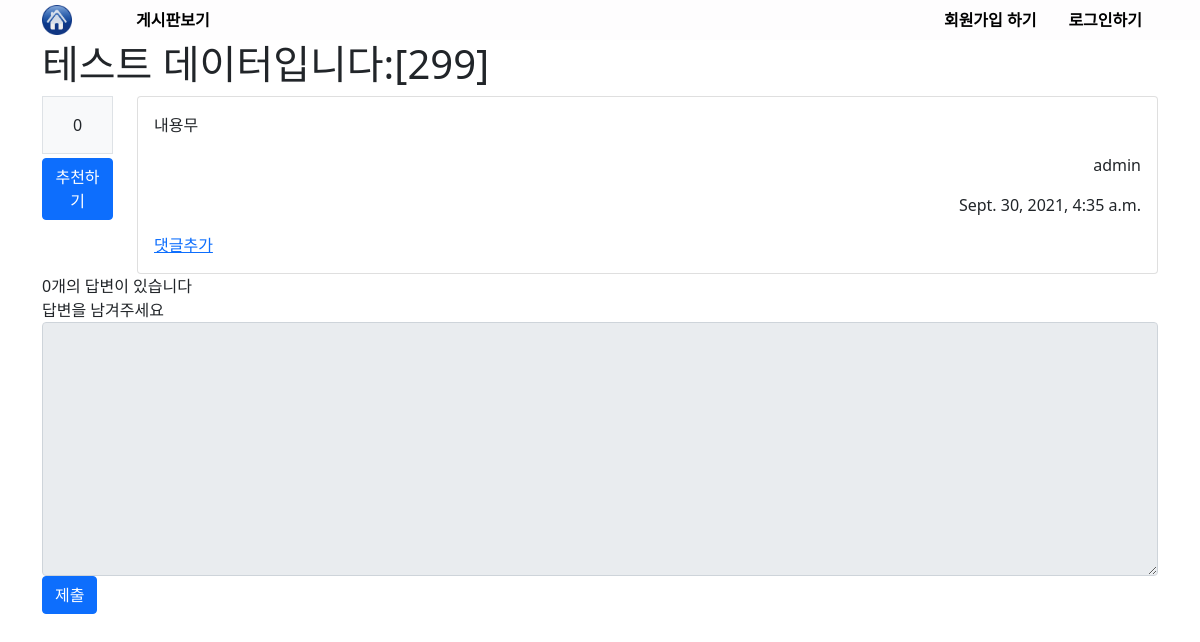
Page /board/309/ on the earlier database version.
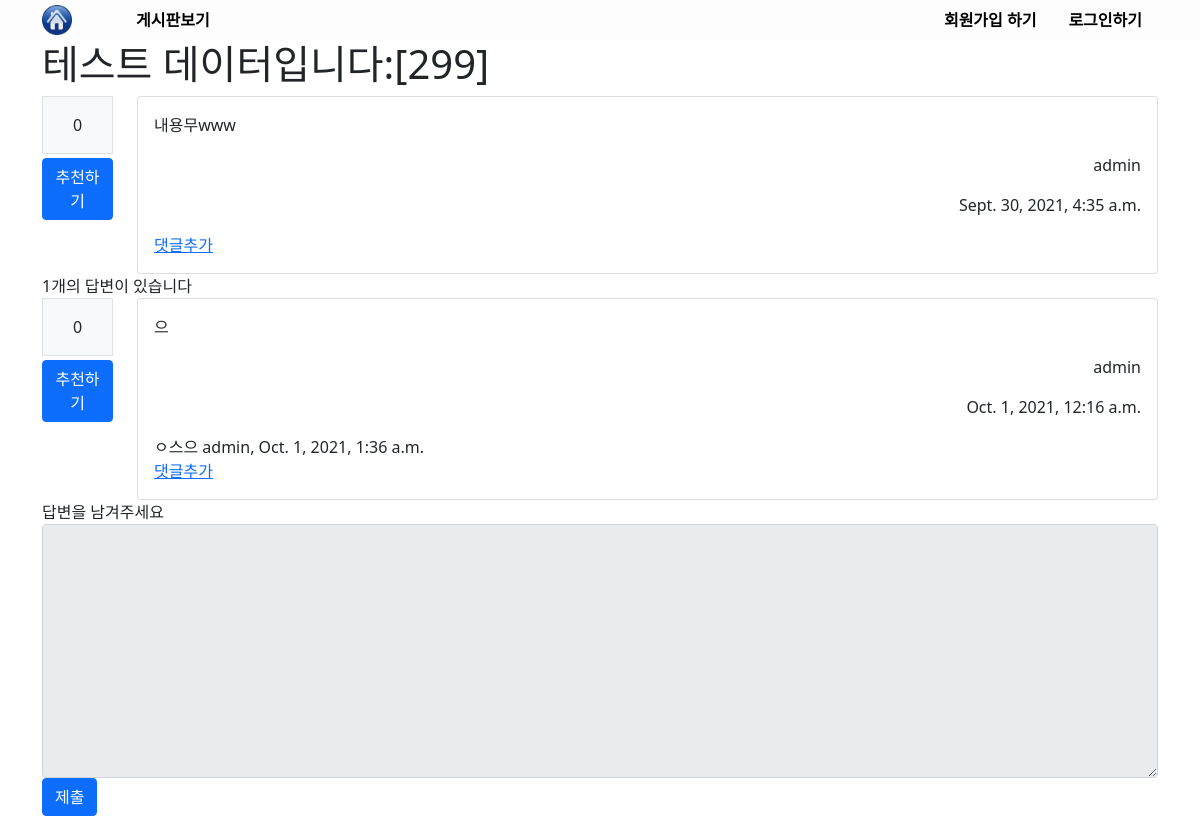
Same page on the later database version.
### board/models.py (models this page shows, shortened)
class Question(models.Model):
  subject = models.CharField(max_length=200)
  content = models.TextField()
  create_date = models.DateTimeField()
  author = models.ForeignKey(User,on_delete=models.CASCADE, related_name='quthor_question')
  modify_date = models.DateTimeField(null=True, blank=True)
  voter = models.ManyToManyField(User,related_name='voter_question')

class Answer(models.Model):
  question = models.ForeignKey(Question,on_delete=models.CASCADE)
  content = models.TextField()
  create_date = models.DateTimeField()
  author = models.ForeignKey(User,on_delete=models.CASCADE, related_name='answer_question')
  modify_date = models.DateTimeField(null=True, blank=True)
  voter = models.ManyToManyField(User,related_name='voter_answer')

class Comment(models.Model):
  author = models.ForeignKey(User, on_delete=models.CASCADE)
  content = models.TextField()
  create_date = models.DateTimeField()
  modify_date = models.DateTimeField(null=True, blank=True)
  question = models.ForeignKey(Question, null=True, blank=True, on_delete=models.CASCADE)
  answer = models.ForeignKey(Answer, null=True, blank=True, on_delete=models.CASCADE)

### board/views/base_views.py (the view)
# urls.py: path('<int:question_id>/', base_views.detail, name='detail'),
def detail(request,question_id):
  question = get_object_or_404(Question, pk=question_id)
  context = {"question":question}
  return render(request,'board/detail.html',context)

### templates/board/detail.html (shortened to what this page needs)
{% extends 'base.html' %}
{% block content %}
  <div class="container">
    <h1>{{ question.subject }}</h1>
    <div class="row">
      <div class="col-1">
        <div class="border text-center bg-light mb-1 font-weight-bolder p-3">{{ question.voter.count }}</div>
        <a href="{% url 'board:vote_question' question.id  %}" class="btn btn-primary">추천하기</a>
      </div>
      <div class="col-11">
        <div class="card">
          <div class="card-body">
            <p class="card-text">{{ question.content }}</p>
            <p class="card-text d-flex flex-row-reverse">{{ question.author }}</p>
            <p class="card-text d-flex flex-row-reverse">{{ question.create_date }}</p>
            <div>
              <a href="{% url 'board:comment_create_question' question.id %}">댓글추가</a>
            </div>
          </div>
        </div>
      </div>
    </div>
    <span>{{question.answer_set.count}}개의 답변이 있습니다</span>
    {% for answer in question.answer_set.all %}
      <div class="row">
        <div class="col-1">
          <div class="border text-center bg-light mb-1 font-weight-bolder p-3">{{ answer.voter.count }}</div>
          <a href="{% url 'board:vote_answer' answer.id  %}" class="btn btn-primary">추천하기</a>
        </div>
        <div class="col-11">
          <div class="card">
            <div class="card-body">
              <p class="card-text">{{answer.content}}</p>
              <p class="card-text d-flex flex-row-reverse">{{ answer.author }}</p>
              <p class="card-text d-flex flex-row-reverse">{{ answer.create_date }}</p>
              {% if answer.comment_set.count > 0 %}
                {% for comment in answer.comment_set.all %}
                  <span>{{ comment.content }}</span>
                  <span>
                    {{ comment.author }},
                    {{ comment.create_date }}
                  </span>
                {% endfor %}
              {% endif %}
              <div>
                <a href="{% url 'board:comment_create_answer' answer.id %}">댓글추가</a>
              </div>
            </div>
          </div>
        </div>
      </div>
    {% endfor %}
    <form action="{% url 'board:answer_create' question.id %}" method="post">
      <label for="content">답변을 남겨주세요</label>
      <textarea {% if not user.is_authenticated %}disabled{% endif %} name="content" class="form-control" id="content" rows="10"></textarea>
      <button class="btn btn-primary">제출</button>
    </form>
  </div>
{% endblock %}

Differences in the rows shown:
changed Question "테스트 데이터입니다:[299]": content "내용무" → "내용무www"; answer_set.count "0" → "1"
added Answer: voter.count "0", content "으", author "admin", create_date "Oct. 1, 2021, 12:16 a.m."
added Comment: content "ㅇ스으", author "admin", create_date "Oct. 1, 2021, 1:36 a.m."
